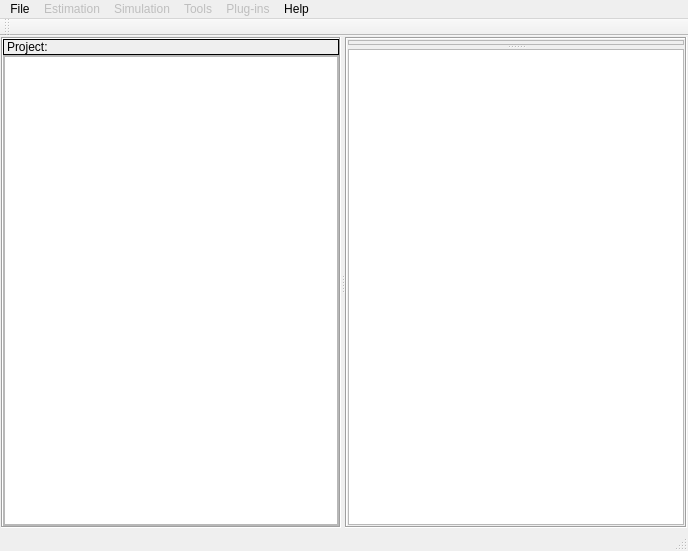
<?xml version="1.0" encoding="UTF-8"?>
<ui version="4.0">
 <class>MainWindow</class>
 <widget class="QMainWindow" name="MainWindow">
  <property name="geometry">
   <rect>
    <x>0</x>
    <y>0</y>
    <width>688</width>
    <height>551</height>
   </rect>
  </property>
  <property name="windowTitle">
   <string>GammaRay</string>
  </property>
  <property name="windowIcon">
   <iconset resource="resources.qrc">
    <normaloff>:/icons/logo32</normaloff>:/icons/logo32</iconset>
  </property>
  <widget class="QWidget" name="centralWidget">
   <layout class="QHBoxLayout" name="horizontalLayout">
    <property name="margin">
     <number>1</number>
    </property>
    <item>
     <widget class="QSplitter" name="splitter">
      <property name="frameShape">
       <enum>QFrame::NoFrame</enum>
      </property>
      <property name="orientation">
       <enum>Qt::Horizontal</enum>
      </property>
      <widget class="QFrame" name="leftPanel">
       <property name="styleSheet">
        <string notr="true"/>
       </property>
       <property name="frameShape">
        <enum>QFrame::Box</enum>
       </property>
       <property name="frameShadow">
        <enum>QFrame::Sunken</enum>
       </property>
       <layout class="QVBoxLayout" name="verticalLayout">
        <property name="spacing">
         <number>0</number>
        </property>
        <property name="margin">
         <number>0</number>
        </property>
        <item>
         <widget class="QLabel" name="lblProjName">
          <property name="sizePolicy">
           <sizepolicy hsizetype="Preferred" vsizetype="Minimum">
            <horstretch>0</horstretch>
            <verstretch>0</verstretch>
           </sizepolicy>
          </property>
          <property name="maximumSize">
           <size>
            <width>16777215</width>
            <height>50</height>
           </size>
          </property>
          <property name="frameShape">
           <enum>QFrame::Box</enum>
          </property>
          <property name="frameShadow">
           <enum>QFrame::Plain</enum>
          </property>
          <property name="text">
           <string>Project:</string>
          </property>
         </widget>
        </item>
        <item>
         <widget class="QFrame" name="frmNavigation">
          <property name="frameShape">
           <enum>QFrame::StyledPanel</enum>
          </property>
          <property name="frameShadow">
           <enum>QFrame::Raised</enum>
          </property>
          <layout class="QVBoxLayout" name="verticalLayout_2">
           <property name="spacing">
            <number>0</number>
           </property>
           <property name="margin">
            <number>0</number>
           </property>
           <item>
            <widget class="ProjectTreeView" name="treeProject">
             <property name="selectionMode">
              <enum>QAbstractItemView::ExtendedSelection</enum>
             </property>
             <property name="expandsOnDoubleClick">
              <bool>true</bool>
             </property>
            </widget>
           </item>
          </layout>
         </widget>
        </item>
       </layout>
      </widget>
      <widget class="QFrame" name="rightPanel">
       <property name="styleSheet">
        <string notr="true"/>
       </property>
       <property name="frameShape">
        <enum>QFrame::Box</enum>
       </property>
       <property name="frameShadow">
        <enum>QFrame::Sunken</enum>
       </property>
       <layout class="QVBoxLayout" name="verticalLayout_3">
        <property name="margin">
         <number>1</number>
        </property>
        <item>
         <widget class="QSplitter" name="splitter_2">
          <property name="orientation">
           <enum>Qt::Vertical</enum>
          </property>
          <widget class="QFrame" name="frmContent">
           <property name="frameShape">
            <enum>QFrame::StyledPanel</enum>
           </property>
           <property name="frameShadow">
            <enum>QFrame::Sunken</enum>
           </property>
           <layout class="QVBoxLayout" name="verticalLayout_5">
            <property name="spacing">
             <number>0</number>
            </property>
            <property name="margin">
             <number>0</number>
            </property>
           </layout>
          </widget>
          <widget class="QFrame" name="frmMessages">
           <property name="autoFillBackground">
            <bool>false</bool>
           </property>
           <property name="frameShape">
            <enum>QFrame::StyledPanel</enum>
           </property>
           <property name="frameShadow">
            <enum>QFrame::Sunken</enum>
           </property>
           <property name="lineWidth">
            <number>1</number>
           </property>
           <layout class="QVBoxLayout" name="verticalLayout_4">
            <property name="margin">
             <number>0</number>
            </property>
            <item>
             <widget class="QTextEdit" name="txtedMessages">
              <property name="frameShape">
               <enum>QFrame::NoFrame</enum>
              </property>
              <property name="frameShadow">
               <enum>QFrame::Plain</enum>
              </property>
              <property name="lineWidth">
               <number>0</number>
              </property>
              <property name="readOnly">
               <bool>true</bool>
              </property>
             </widget>
            </item>
           </layout>
          </widget>
         </widget>
        </item>
       </layout>
      </widget>
     </widget>
    </item>
   </layout>
  </widget>
  <widget class="QMenuBar" name="menuBar">
   <property name="geometry">
    <rect>
     <x>0</x>
     <y>0</y>
     <width>688</width>
     <height>24</height>
    </rect>
   </property>
   <widget class="QMenu" name="menuFile">
    <property name="title">
     <string>File</string>
    </property>
    <addaction name="actionNew_Project"/>
    <addaction name="actionClose_Project"/>
    <addaction name="separator"/>
    <addaction name="actionSetup"/>
    <addaction name="separator"/>
    <addaction name="actionQuit"/>
   </widget>
   <widget class="QMenu" name="menuHelp">
    <property name="title">
     <string>Help</string>
    </property>
    <addaction name="actionAbout"/>
   </widget>
   <widget class="QMenu" name="menuEstimation">
    <property name="enabled">
     <bool>false</bool>
    </property>
    <property name="title">
     <string>Estimation</string>
    </property>
    <addaction name="actionKriging"/>
    <addaction name="actionIndicatorKrigingContinuous"/>
    <addaction name="actionIndicatorKrigingCategorical"/>
    <addaction name="actionIK_Post_processing"/>
    <addaction name="actionCokriging"/>
    <addaction name="actionCokriging_newcokb3d"/>
    <addaction name="actionFactorial_Kriging"/>
   </widget>
   <widget class="QMenu" name="menuTools">
    <property name="enabled">
     <bool>false</bool>
    </property>
    <property name="title">
     <string>Tools</string>
    </property>
    <addaction name="actionImage_Jockey"/>
    <addaction name="actionMachine_Learning"/>
    <addaction name="actionVariographic_Decomposition"/>
   </widget>
   <widget class="QMenu" name="menuSimulation">
    <property name="enabled">
     <bool>false</bool>
    </property>
    <property name="title">
     <string>Simulation</string>
    </property>
    <addaction name="actionSGSIM"/>
    <addaction name="actionSequential_Indicator_Simulation_continuous"/>
    <addaction name="actionSequential_Indicator_Simulation_categorical"/>
   </widget>
   <widget class="QMenu" name="menuPlug_ins">
    <property name="enabled">
     <bool>false</bool>
    </property>
    <property name="title">
     <string>Plug-ins</string>
    </property>
   </widget>
   <addaction name="menuFile"/>
   <addaction name="menuEstimation"/>
   <addaction name="menuSimulation"/>
   <addaction name="menuTools"/>
   <addaction name="menuPlug_ins"/>
   <addaction name="menuHelp"/>
  </widget>
  <widget class="QToolBar" name="mainToolBar">
   <attribute name="toolBarArea">
    <enum>TopToolBarArea</enum>
   </attribute>
   <attribute name="toolBarBreak">
    <bool>false</bool>
   </attribute>
  </widget>
  <widget class="QStatusBar" name="statusBar"/>
  <action name="actionNew_Project">
   <property name="text">
    <string>New/Open Project</string>
   </property>
  </action>
  <action name="actionQuit">
   <property name="text">
    <string>Quit</string>
   </property>
  </action>
  <action name="actionAbout">
   <property name="text">
    <string>About...</string>
   </property>
  </action>
  <action name="actionSetup">
   <property name="text">
    <string>Settings...</string>
   </property>
  </action>
  <action name="actionClose_Project">
   <property name="text">
    <string>Close Project</string>
   </property>
  </action>
  <action name="actionKriging">
   <property name="enabled">
    <bool>true</bool>
   </property>
   <property name="text">
    <string>Kriging</string>
   </property>
  </action>
  <action name="actionIndicatorKrigingContinuous">
   <property name="enabled">
    <bool>true</bool>
   </property>
   <property name="text">
    <string>Indicator Kriging (continuous)</string>
   </property>
  </action>
  <action name="actionIndicatorKrigingCategorical">
   <property name="enabled">
    <bool>true</bool>
   </property>
   <property name="text">
    <string>Indicator Kriging (categorical)</string>
   </property>
  </action>
  <action name="actionIK_Post_processing">
   <property name="text">
    <string>IK Post-processing</string>
   </property>
  </action>
  <action name="actionCokriging">
   <property name="text">
    <string>Cokriging (cokb3d)</string>
   </property>
  </action>
  <action name="actionImage_Jockey">
   <property name="text">
    <string>Image Jockey</string>
   </property>
  </action>
  <action name="actionSGSIM">
   <property name="enabled">
    <bool>true</bool>
   </property>
   <property name="text">
    <string>Sequential Gaussian Simulation</string>
   </property>
  </action>
  <action name="actionCokriging_newcokb3d">
   <property name="text">
    <string>Cokriging (newcokb3d)</string>
   </property>
  </action>
  <action name="actionMachine_Learning">
   <property name="text">
    <string>Machine Learning</string>
   </property>
  </action>
  <action name="actionVariographic_Decomposition">
   <property name="text">
    <string>Variographic Decomposition...</string>
   </property>
  </action>
  <action name="actionFactorial_Kriging">
   <property name="text">
    <string>Factorial Kriging</string>
   </property>
  </action>
  <action name="actionSequential_Indicator_Simulation_continuous">
   <property name="text">
    <string>Sequential Indicator Simulation (continuous)</string>
   </property>
  </action>
  <action name="actionSequential_Indicator_Simulation_categorical">
   <property name="text">
    <string>Sequential Indicator Simulation (categorical)</string>
   </property>
  </action>
 </widget>
 <layoutdefault spacing="6" margin="11"/>
 <customwidgets>
  <customwidget>
   <class>ProjectTreeView</class>
   <extends>QTreeView</extends>
   <header>widgets/projecttreeview.h</header>
  </customwidget>
 </customwidgets>
 <resources>
  <include location="resources.qrc"/>
 </resources>
 <connections>
  <connection>
   <sender>actionQuit</sender>
   <signal>triggered()</signal>
   <receiver>MainWindow</receiver>
   <slot>close()</slot>
   <hints>
    <hint type="sourcelabel">
     <x>-1</x>
     <y>-1</y>
    </hint>
    <hint type="destinationlabel">
     <x>199</x>
     <y>149</y>
    </hint>
   </hints>
  </connection>
  <connection>
   <sender>actionAbout</sender>
   <signal>triggered()</signal>
   <receiver>MainWindow</receiver>
   <slot>showAbout()</slot>
   <hints>
    <hint type="sourcelabel">
     <x>-1</x>
     <y>-1</y>
    </hint>
    <hint type="destinationlabel">
     <x>199</x>
     <y>149</y>
    </hint>
   </hints>
  </connection>
  <connection>
   <sender>actionSetup</sender>
   <signal>triggered()</signal>
   <receiver>MainWindow</receiver>
   <slot>showSetup()</slot>
   <hints>
    <hint type="sourcelabel">
     <x>-1</x>
     <y>-1</y>
    </hint>
    <hint type="destinationlabel">
     <x>199</x>
     <y>149</y>
    </hint>
   </hints>
  </connection>
  <connection>
   <sender>actionNew_Project</sender>
   <signal>triggered()</signal>
   <receiver>MainWindow</receiver>
   <slot>newProject()</slot>
   <hints>
    <hint type="sourcelabel">
     <x>-1</x>
     <y>-1</y>
    </hint>
    <hint type="destinationlabel">
     <x>199</x>
     <y>149</y>
    </hint>
   </hints>
  </connection>
  <connection>
   <sender>actionClose_Project</sender>
   <signal>triggered()</signal>
   <receiver>MainWindow</receiver>
   <slot>closeProject()</slot>
   <hints>
    <hint type="sourcelabel">
     <x>-1</x>
     <y>-1</y>
    </hint>
    <hint type="destinationlabel">
     <x>199</x>
     <y>149</y>
    </hint>
   </hints>
  </connection>
  <connection>
   <sender>actionKriging</sender>
   <signal>triggered()</signal>
   <receiver>MainWindow</receiver>
   <slot>openKriging()</slot>
   <hints>
    <hint type="sourcelabel">
     <x>-1</x>
     <y>-1</y>
    </hint>
    <hint type="destinationlabel">
     <x>206</x>
     <y>149</y>
    </hint>
   </hints>
  </connection>
  <connection>
   <sender>actionIndicatorKrigingContinuous</sender>
   <signal>triggered()</signal>
   <receiver>MainWindow</receiver>
   <slot>openIKContinuous()</slot>
   <hints>
    <hint type="sourcelabel">
     <x>-1</x>
     <y>-1</y>
    </hint>
    <hint type="destinationlabel">
     <x>206</x>
     <y>149</y>
    </hint>
   </hints>
  </connection>
  <connection>
   <sender>actionIndicatorKrigingCategorical</sender>
   <signal>triggered()</signal>
   <receiver>MainWindow</receiver>
   <slot>openIKCategorical()</slot>
   <hints>
    <hint type="sourcelabel">
     <x>-1</x>
     <y>-1</y>
    </hint>
    <hint type="destinationlabel">
     <x>206</x>
     <y>149</y>
    </hint>
   </hints>
  </connection>
  <connection>
   <sender>actionIK_Post_processing</sender>
   <signal>triggered()</signal>
   <receiver>MainWindow</receiver>
   <slot>openIKPostProcessing()</slot>
   <hints>
    <hint type="sourcelabel">
     <x>-1</x>
     <y>-1</y>
    </hint>
    <hint type="destinationlabel">
     <x>206</x>
     <y>149</y>
    </hint>
   </hints>
  </connection>
  <connection>
   <sender>actionCokriging</sender>
   <signal>triggered()</signal>
   <receiver>MainWindow</receiver>
   <slot>openCokriging()</slot>
   <hints>
    <hint type="sourcelabel">
     <x>-1</x>
     <y>-1</y>
    </hint>
    <hint type="destinationlabel">
     <x>206</x>
     <y>149</y>
    </hint>
   </hints>
  </connection>
  <connection>
   <sender>actionImage_Jockey</sender>
   <signal>triggered()</signal>
   <receiver>MainWindow</receiver>
   <slot>openImageJockey()</slot>
   <hints>
    <hint type="sourcelabel">
     <x>-1</x>
     <y>-1</y>
    </hint>
    <hint type="destinationlabel">
     <x>231</x>
     <y>177</y>
    </hint>
   </hints>
  </connection>
  <connection>
   <sender>actionSGSIM</sender>
   <signal>triggered()</signal>
   <receiver>MainWindow</receiver>
   <slot>openSGSIM()</slot>
   <hints>
    <hint type="sourcelabel">
     <x>-1</x>
     <y>-1</y>
    </hint>
    <hint type="destinationlabel">
     <x>231</x>
     <y>177</y>
    </hint>
   </hints>
  </connection>
  <connection>
   <sender>actionCokriging_newcokb3d</sender>
   <signal>triggered()</signal>
   <receiver>MainWindow</receiver>
   <slot>openCokrigingNewcokb3d()</slot>
   <hints>
    <hint type="sourcelabel">
     <x>-1</x>
     <y>-1</y>
    </hint>
    <hint type="destinationlabel">
     <x>231</x>
     <y>177</y>
    </hint>
   </hints>
  </connection>
  <connection>
   <sender>actionMachine_Learning</sender>
   <signal>triggered()</signal>
   <receiver>MainWindow</receiver>
   <slot>onMachineLearning()</slot>
   <hints>
    <hint type="sourcelabel">
     <x>-1</x>
     <y>-1</y>
    </hint>
    <hint type="destinationlabel">
     <x>231</x>
     <y>177</y>
    </hint>
   </hints>
  </connection>
  <connection>
   <sender>actionVariographic_Decomposition</sender>
   <signal>triggered()</signal>
   <receiver>MainWindow</receiver>
   <slot>onVarigraphicDecomposition()</slot>
   <hints>
    <hint type="sourcelabel">
     <x>-1</x>
     <y>-1</y>
    </hint>
    <hint type="destinationlabel">
     <x>231</x>
     <y>177</y>
    </hint>
   </hints>
  </connection>
  <connection>
   <sender>actionFactorial_Kriging</sender>
   <signal>triggered()</signal>
   <receiver>MainWindow</receiver>
   <slot>onFactorialKriging()</slot>
   <hints>
    <hint type="sourcelabel">
     <x>-1</x>
     <y>-1</y>
    </hint>
    <hint type="destinationlabel">
     <x>231</x>
     <y>177</y>
    </hint>
   </hints>
  </connection>
  <connection>
   <sender>actionSequential_Indicator_Simulation_continuous</sender>
   <signal>triggered()</signal>
   <receiver>MainWindow</receiver>
   <slot>onSISIMContinuous()</slot>
   <hints>
    <hint type="sourcelabel">
     <x>-1</x>
     <y>-1</y>
    </hint>
    <hint type="destinationlabel">
     <x>231</x>
     <y>177</y>
    </hint>
   </hints>
  </connection>
  <connection>
   <sender>actionSequential_Indicator_Simulation_categorical</sender>
   <signal>triggered()</signal>
   <receiver>MainWindow</receiver>
   <slot>onSISIMCategorical()</slot>
   <hints>
    <hint type="sourcelabel">
     <x>-1</x>
     <y>-1</y>
    </hint>
    <hint type="destinationlabel">
     <x>231</x>
     <y>177</y>
    </hint>
   </hints>
  </connection>
 </connections>
 <slots>
  <slot>showAbout()</slot>
  <slot>showSetup()</slot>
  <slot>newProject()</slot>
  <slot>closeProject()</slot>
  <slot>openKriging()</slot>
  <slot>openIKContinuous()</slot>
  <slot>openIKCategorical()</slot>
  <slot>openIKPostProcessing()</slot>
  <slot>openCokriging()</slot>
  <slot>openImageJockey()</slot>
  <slot>openSGSIM()</slot>
  <slot>openCokrigingNewcokb3d()</slot>
  <slot>onMachineLearning()</slot>
  <slot>onVarigraphicDecomposition()</slot>
  <slot>onFactorialKriging()</slot>
  <slot>onSISIMContinuous()</slot>
  <slot>onSISIMCategorical()</slot>
 </slots>
</ui>
